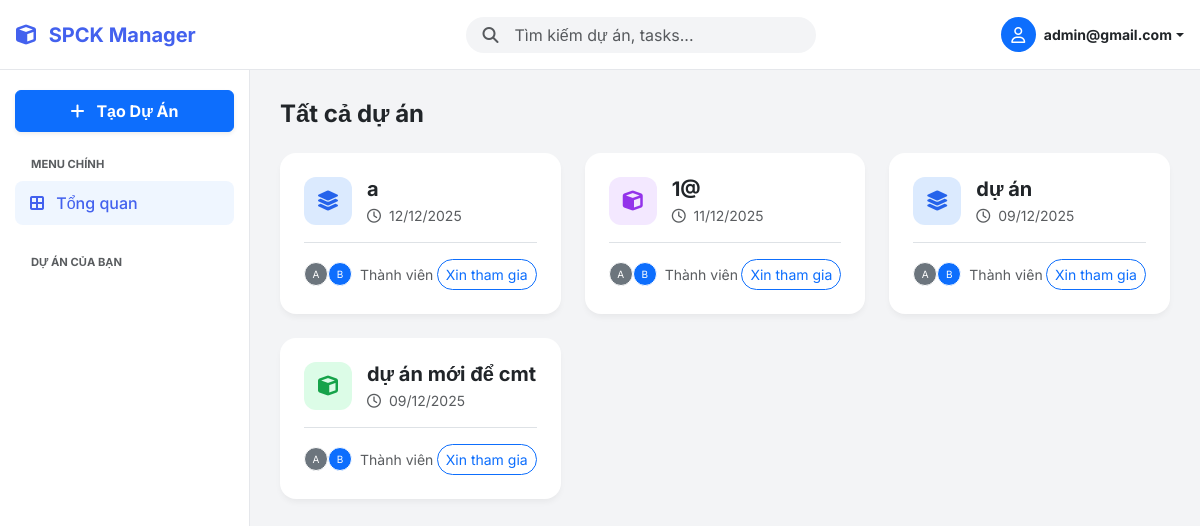
Page /dashboard.php (signed in) on the earlier database version.
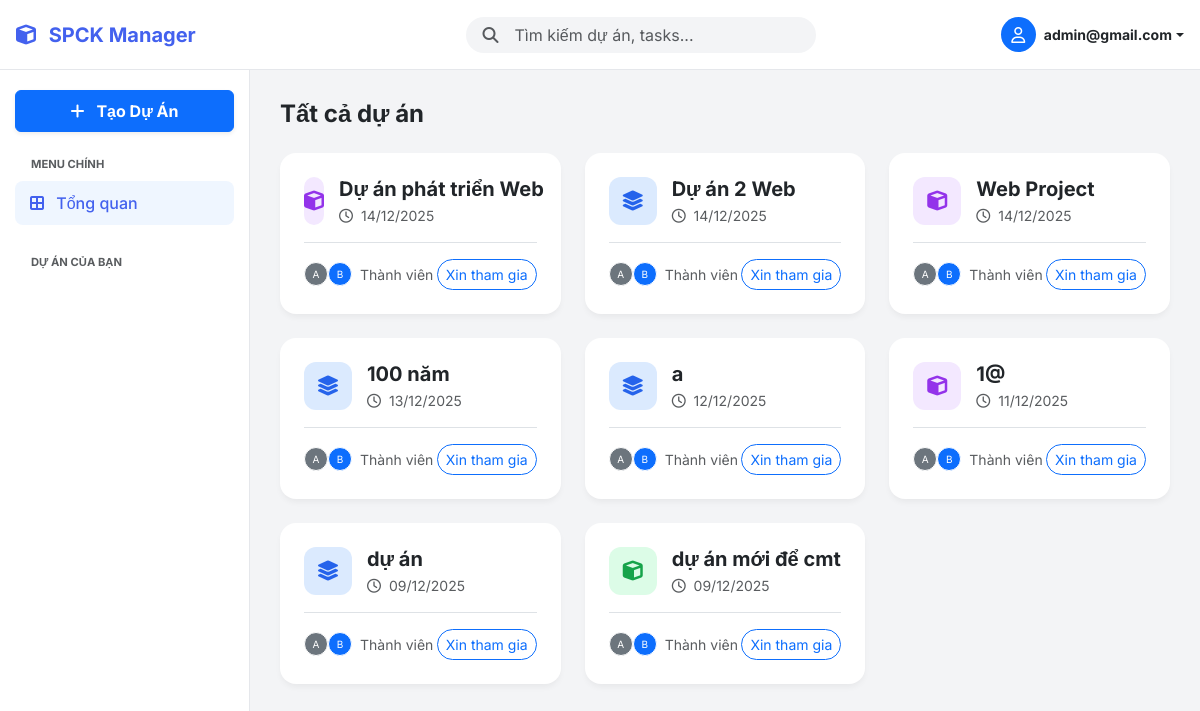
Same page on the later database version.
### tables this page shows
CREATE TABLE `projects` (
  `id` int NOT NULL,
  `title` varchar(255) NOT NULL,
  `description` text,
  `created_at` timestamp NOT NULL DEFAULT CURRENT_TIMESTAMP
);

### dashboard.php (the view, shortened to what the changed rows need)
<?php
require 'config.php';
$all_projects = [];
if (isset($_GET['q']) && !empty($_GET['q'])) {
    $search_query = trim($_GET['q']);
    $term = "%" . $search_query . "%";
    $stmt_search = $conn->prepare("SELECT * FROM projects WHERE title LIKE ? OR description LIKE ? ORDER BY created_at DESC");
    $stmt_search->bind_param("ss", $term, $term);
    $stmt_search->execute();
    $all_projects = $stmt_search->get_result()->fetch_all(MYSQLI_ASSOC);
} else {
    $all_projects = $conn->query("SELECT * FROM projects ORDER BY created_at DESC")->fetch_all(MYSQLI_ASSOC);
}
$view_project_id = isset($_GET['view_project_id']) ? $_GET['view_project_id'] : null;
$projects_to_show = [];
if ($view_project_id) {
    $stmt_one = $conn->prepare("SELECT * FROM projects WHERE id = ?");
    $stmt_one->bind_param("i", $view_project_id);
    $stmt_one->execute();
    $res_one = $stmt_one->get_result();
    if($res_one->num_rows > 0) {
        $projects_to_show[] = $res_one->fetch_assoc();
    }
} else {
    $projects_to_show = $all_projects;
}
$my_roles = [];
$my_requests = [];
?>
<!DOCTYPE html>
<html lang="vi">
<head>
    <link href="https://cdn.jsdelivr.net/npm/bootstrap@5.3.0/dist/css/bootstrap.min.css" rel="stylesheet">
    <link rel="stylesheet" href="https://cdnjs.cloudflare.com/ajax/libs/font-awesome/6.4.0/css/all.min.css">
</head>
<body>
    <main class="main-content">
        <?php if (empty($projects_to_show)): ?>
            <div class="text-center py-5 text-muted">
                <i class="fa-solid fa-magnifying-glass fa-2x mb-3 opacity-25"></i>
                <p>Không tìm thấy dự án nào.</p>
            </div>
        <?php else: ?>
            <?php if (!$view_project_id): ?>
                <div class="row g-4">
                    <?php foreach ($projects_to_show as $pj):
                        $pj_id = $pj['id'];
                        $my_role = $my_roles[$pj_id] ?? null;
                        $icon_bg = ($pj_id % 2 == 0) ? 'icon-blue' : (($pj_id % 3 == 0) ? 'icon-green' : 'icon-purple');
                        $icon_class = ($pj_id % 2 == 0) ? 'fa-layer-group' : 'fa-cube';
                    ?>
                    <div class="col-md-6 col-xl-4">
                        <div class="project-card p-4 h-100 d-flex flex-column position-relative">
                            <div class="d-flex align-items-start mb-3">
                                <div class="project-icon <?= $icon_bg ?>">
                                    <i class="fa-solid <?= $icon_class ?>"></i>
                                </div>
                                <div class="flex-grow-1">
                                    <h5 class="fw-bold text-dark mb-1 text-truncate"><?= htmlspecialchars($pj['title']) ?></h5>
                                    <div class="text-muted small"><i class="fa-regular fa-clock me-1"></i> <?= date('d/m/Y', strtotime($pj['created_at'])) ?></div>
                                </div>
                            </div>
                            <div class="mt-auto pt-3 border-top d-flex justify-content-between align-items-center">
                                <div class="d-flex align-items-center">
                                    <div class="bg-secondary text-white rounded-circle small d-flex align-items-center justify-content-center border border-white" style="width:24px;height:24px;font-size:10px;">A</div>
                                    <div class="bg-primary text-white rounded-circle small d-flex align-items-center justify-content-center border border-white ms-n2" style="width:24px;height:24px;font-size:10px;">B</div>
                                    <span class="ms-2 small text-muted">Thành viên</span>
                                </div>
                                <?php if ($my_role): ?>
                                    <a href="dashboard.php?view_project_id=<?= $pj_id ?>" class="btn btn-sm btn-primary rounded-pill px-3 fw-bold stretched-link">
                                        Vào dự án <i class="fa-solid fa-arrow-right ms-1"></i>
                                    </a>
                                <?php else: ?>
                                    <?php if (isset($my_requests[$pj_id]) && $my_requests[$pj_id] == 'pending'): ?>
                                        <button class="btn btn-sm btn-secondary rounded-pill disabled">Đã xin vào</button>
                                    <?php else: ?>
                                        <form method="POST" class="position-relative z-2">
                                            <button class="btn btn-sm btn-outline-primary rounded-pill">Xin tham gia</button>
                                        </form>
                                    <?php endif; ?>
                                <?php endif; ?>
                            </div>
                        </div>
                    </div>
                    <?php endforeach; ?>
                </div>
            <?php endif; ?>
        <?php endif; ?>
    </main>
</body>
</html>

Differences in the rows shown:
added projects: title "Dự án phát triển Web", created_at "14/12/2025"
added projects: title "Dự án 2 Web", created_at "14/12/2025"
added projects: title "Web Project", created_at "14/12/2025"
added projects: title "100 năm", created_at "13/12/2025"
